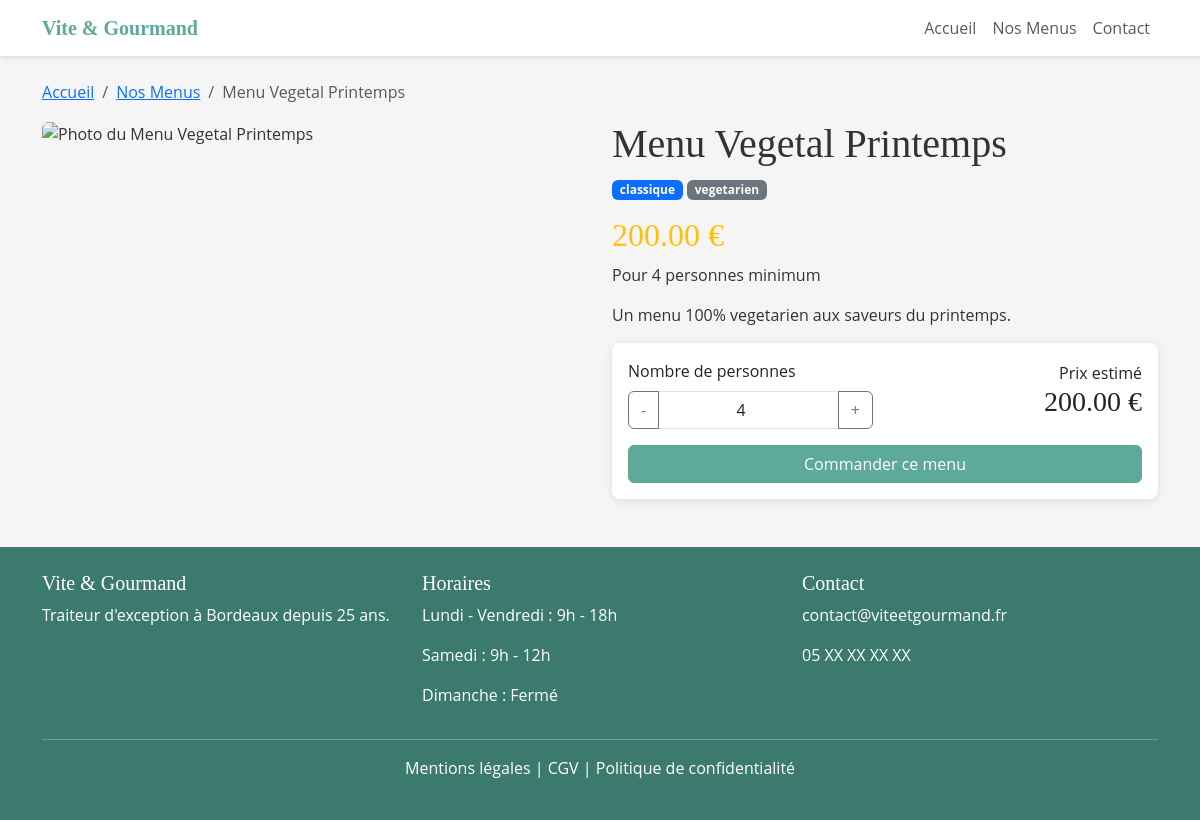
The page /menus/detail?id=3 on the database its author committed.
### tables this page shows
CREATE TABLE menus (
    id INT PRIMARY KEY AUTO_INCREMENT,
    titre VARCHAR(255) NOT NULL,
    description TEXT,
    theme ENUM('Noel', 'Paques', 'classique', 'evenement') NOT NULL,
    regime ENUM('vegetarien', 'vegan', 'classique') NOT NULL,
    nb_personnes_min INT NOT NULL,
    prix_base DECIMAL(10,2) NOT NULL,
    stock INT DEFAULT 0,
    actif BOOLEAN DEFAULT TRUE,
    created_at DATETIME DEFAULT CURRENT_TIMESTAMP
);

### controllers/MenusController.php (called while the page is built, shortened)
<?php
require_once 'models/MenuModel.php';
class MenusController {
    private $menuModel;
    public function __construct() {
        $this->menuModel = new MenuModel();
    }
    public function detail() {
        $id = $_GET['id'] ?? null;
        $menu = $this->menuModel->getById($id);
        require_once 'views/menus/detail.php';
    }
}

### models/MenuModel.php (called while the page is built, shortened)
<?php
require_once 'config/database.php';
class MenuModel {
    private $db;
    public function __construct() {
        $database = new Database();
        $this->db = $database->connect();
    }
    public function getById($id) {
        $sql = "SELECT * FROM menus WHERE id = :id AND actif = 1";
        $stmt = $this->db->prepare($sql);
        $stmt->execute([':id' => $id]);
        return $stmt->fetch(PDO::FETCH_ASSOC);
    }
}

### config/database.php (called while the page is built)
<?php
class Database {
    private $host;
    private $dbname;
    private $username;
    private $password;
    private $pdo;
    public function __construct() {
        $this->host = $_ENV['DB_HOST'] ?? 'mysql';
        $this->dbname = $_ENV['DB_NAME'] ?? 'vite_gourmand';
        $this->username = $_ENV['DB_USER'] ?? 'root';
        $this->password = $_ENV['DB_PASS'] ?? 'root';
    }
    public function connect() {
        if ($this->pdo === null) {
            try {
                $this->pdo = new PDO(
                    "mysql:host={$this->host};dbname={$this->dbname};charset=utf8mb4",
                    $this->username,
                    $this->password,
                    [PDO::ATTR_ERRMODE => PDO::ERRMODE_EXCEPTION]
                );
            } catch (PDOException $e) {
                die("Erreur de connexion : " . $e->getMessage());
            }
        }
        return $this->pdo;
    }
}

### views/menus/detail.php (the view, shortened to what this page needs)
<?php require_once 'views/layouts/header.php'; ?>
<div class="container mt-4">
    <nav aria-label="breadcrumb">
        <ol class="breadcrumb">
            <li class="breadcrumb-item"><a href="/">Accueil</a></li>
            <li class="breadcrumb-item"><a href="/menus">Nos Menus</a></li>
            <li class="breadcrumb-item active"><?= htmlspecialchars($menu['titre']) ?></li>
        </ol>
    </nav>
    <div class="row">
        <div class="col-md-6">
            <img src="/assets/images/menu-default.jpg"
                 alt="Photo du <?= htmlspecialchars($menu['titre']) ?>"
                 class="img-fluid rounded">
        </div>
        <div class="col-md-6">
            <h1><?= htmlspecialchars($menu['titre']) ?></h1>
            <span class="badge bg-primary"><?= htmlspecialchars($menu['theme']) ?></span>
            <span class="badge bg-secondary"><?= htmlspecialchars($menu['regime']) ?></span>
            <h2 class="mt-3 text-warning"><?= $menu['prix_base'] ?> €</h2>
            <p>Pour <?= $menu['nb_personnes_min'] ?> personnes minimum</p>
            <p><?= htmlspecialchars($menu['description']) ?></p>
            <div class="card p-3 mt-3">
                <div class="row align-items-center">
                    <div class="col">
                        <label for="nb_personnes" class="form-label">
                            Nombre de personnes
                        </label>
                        <div class="input-group">
                            <button class="btn btn-outline-secondary"
                                    type="button"
                                    id="btn-moins"
                                    aria-label="Diminuer le nombre de personnes">-</button>
                            <input type="number"
                                   class="form-control text-center"
                                   id="nb_personnes"
                                   value="<?= $menu['nb_personnes_min'] ?>"
                                   min="<?= $menu['nb_personnes_min'] ?>"
                                   aria-label="Nombre de personnes">
                            <button class="btn btn-outline-secondary"
                                    type="button"
                                    id="btn-plus"
                                    aria-label="Augmenter le nombre de personnes">+</button>
                        </div>
                    </div>
                    <div class="col text-end">
                        <p class="mb-0">Prix estimé</p>
                        <h3 id="prix-estime"><?= $menu['prix_base'] ?> €</h3>
                    </div>
                </div>
                <a href="/commandes/nouveau?menu_id=<?= $menu['id'] ?>&nb_personnes=<?= $menu['nb_personnes_min'] ?>"
                   class="btn btn-primary mt-3"
                   id="btn-commander"
                   aria-label="Commander le menu <?= htmlspecialchars($menu['titre']) ?>">
                    Commander ce menu
                </a>
            </div>
        </div>
    </div>
</div>
<?php require_once 'views/layouts/footer.php'; ?>

### assets/css/style.css (style rules this page uses)
:root { --color-primary: #5DA99A; --color-primary-dark: #3D7A6E; --color-secondary: #FF8F00; --color-text: #333333; --color-bg-light: #F5F5F5; }
body { font-family: 'Open Sans', sans-serif; color: var(--color-text); background-color: var(--color-bg-light); }
h1, h2, h3, h4, h5 { font-family: 'Playfair Display', serif; }
.btn-primary { background-color: var(--color-primary); border-color: var(--color-primary); }
.card { border: none; box-shadow: 0 2px 8px rgba(0,0,0,0.1); border-radius: 8px; }

### rows shown on the page
menus: titre "Menu Vegetal Printemps", theme "classique", regime "vegetarien", prix_base "200.00", nb_personnes_min "4", description "Un menu 100% vegetarien aux saveurs du printemps."
